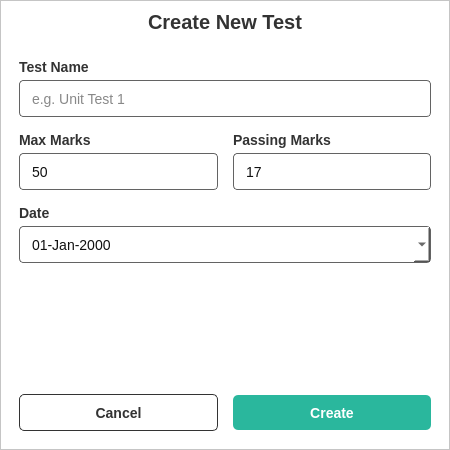
<?xml version="1.0" encoding="UTF-8"?>
<ui version="4.0">
 <class>CreateTestPopup</class>
 <widget class="QDialog" name="CreateTestPopup">
  <property name="geometry">
   <rect>
    <x>0</x>
    <y>0</y>
    <width>450</width>
    <height>450</height>
   </rect>
  </property>
  <property name="windowTitle">
   <string>Create New Test</string>
  </property>
  <property name="styleSheet">
   <string notr="true">background-color: rgb(255, 255, 255);</string>
  </property>
  <layout class="QVBoxLayout" name="verticalLayout">
   <property name="spacing">
    <number>0</number>
   </property>
   <property name="leftMargin">
    <number>0</number>
   </property>
   <property name="topMargin">
    <number>0</number>
   </property>
   <property name="rightMargin">
    <number>0</number>
   </property>
   <property name="bottomMargin">
    <number>0</number>
   </property>
   <item>
    <widget class="QFrame" name="backgroundFrame">
     <property name="styleSheet">
      <string notr="true">#backgroundFrame {
    background-color: white;
}
QLabel {
    color: #333;
    font-family: &quot;Segoe UI&quot;;
    font-size: 14px;
    font-weight: 600;
    border: none; 
}

/* Green Button Style */
QPushButton {
    height: 35px;
    padding: 0 16px;
    background-color: #2ab79d;
    color: white;
    font-family: &quot;Segoe UI&quot;;
    font-size: 14px;
    font-weight: 600;
    border: none;
    border-radius: 5px;
}
QPushButton:hover {
    background-color: #159079;
}
QPushButton:pressed {
    background-color: #044d40;
}
</string>
     </property>
     <property name="frameShape">
      <enum>QFrame::Shape::StyledPanel</enum>
     </property>
     <property name="frameShadow">
      <enum>QFrame::Shadow::Raised</enum>
     </property>
     <layout class="QVBoxLayout" name="verticalLayout_2">
      <item>
       <widget class="QLabel" name="label_title">
        <property name="styleSheet">
         <string notr="true">font-size: 20px; font-weight: bold; margin-bottom: 10px;</string>
        </property>
        <property name="text">
         <string>Create New Test</string>
        </property>
        <property name="alignment">
         <set>Qt::AlignmentFlag::AlignCenter</set>
        </property>
       </widget>
      </item>
      <item>
       <widget class="QWidget" name="widget_inputs" native="true">
        <property name="styleSheet">
         <string notr="true">
/* General Input Style */
QLineEdit, QSpinBox, QDateEdit {
    height: 35px;
    padding: 0 10px;
    font-family: &quot;Segoe UI&quot;;
    font-size: 14px;
    color: #111;
    border: 1px solid rgb(99, 99, 99);
    background: #fff;
    border-radius: 4px;
}
QLineEdit:focus, QSpinBox:focus, QDateEdit:focus {
    border: 1.5px solid #2ab79d;
}

/* --- FIX: Calendar Colors --- */
QCalendarWidget QWidget {
    background-color: white; 
    color: black;
}
QCalendarWidget QAbstractItemView:enabled {
    color: black; 
    background-color: white;
    selection-background-color: #2ab79d; 
    selection-color: white;
}
QCalendarWidget QToolButton {
    color: black;
    icon-size: 25px;
    background-color: white;
}
QCalendarWidget QSpinBox {
    background-color: white;
    color: black;
}
</string>
        </property>
        <layout class="QVBoxLayout" name="verticalLayout_3">
         <property name="spacing">
          <number>15</number>
         </property>
         <item>
          <layout class="QVBoxLayout" name="layout_name">
           <property name="spacing">
            <number>5</number>
           </property>
           <item>
            <widget class="QLabel" name="label_name">
             <property name="text">
              <string>Test Name</string>
             </property>
            </widget>
           </item>
           <item>
            <widget class="QLineEdit" name="input_test_name">
             <property name="placeholderText">
              <string>e.g. Unit Test 1</string>
             </property>
            </widget>
           </item>
          </layout>
         </item>
         <item>
          <layout class="QHBoxLayout" name="horizontalLayout_marks">
           <property name="spacing">
            <number>15</number>
           </property>
           <item>
            <layout class="QVBoxLayout" name="layout_max">
             <property name="spacing">
              <number>5</number>
             </property>
             <item>
              <widget class="QLabel" name="label_max">
               <property name="text">
                <string>Max Marks</string>
               </property>
              </widget>
             </item>
             <item>
              <widget class="QSpinBox" name="input_max_marks">
               <property name="buttonSymbols">
                <enum>QAbstractSpinBox::ButtonSymbols::NoButtons</enum>
               </property>
               <property name="maximum">
                <number>1000</number>
               </property>
               <property name="value">
                <number>50</number>
               </property>
              </widget>
             </item>
            </layout>
           </item>
           <item>
            <layout class="QVBoxLayout" name="layout_pass">
             <property name="spacing">
              <number>5</number>
             </property>
             <item>
              <widget class="QLabel" name="label_pass">
               <property name="text">
                <string>Passing Marks</string>
               </property>
              </widget>
             </item>
             <item>
              <widget class="QSpinBox" name="input_pass_marks">
               <property name="buttonSymbols">
                <enum>QAbstractSpinBox::ButtonSymbols::NoButtons</enum>
               </property>
               <property name="maximum">
                <number>1000</number>
               </property>
               <property name="value">
                <number>17</number>
               </property>
              </widget>
             </item>
            </layout>
           </item>
          </layout>
         </item>
         <item>
          <layout class="QVBoxLayout" name="layout_date">
           <property name="spacing">
            <number>5</number>
           </property>
           <item>
            <widget class="QLabel" name="label_date">
             <property name="text">
              <string>Date</string>
             </property>
            </widget>
           </item>
           <item>
            <widget class="QDateEdit" name="input_date">
             <property name="displayFormat">
              <string>dd-MMM-yyyy</string>
             </property>
             <property name="calendarPopup">
              <bool>true</bool>
             </property>
            </widget>
           </item>
          </layout>
         </item>
        </layout>
       </widget>
      </item>
      <item>
       <spacer name="verticalSpacer">
        <property name="orientation">
         <enum>Qt::Orientation::Vertical</enum>
        </property>
        <property name="sizeHint" stdset="0">
         <size>
          <width>20</width>
          <height>20</height>
         </size>
        </property>
       </spacer>
      </item>
      <item>
       <widget class="QWidget" name="widget_footer" native="true">
        <layout class="QHBoxLayout" name="horizontalLayout_btns">
         <property name="spacing">
          <number>15</number>
         </property>
         <item>
          <widget class="QPushButton" name="btn_cancel">
           <property name="cursor">
            <cursorShape>PointingHandCursor</cursorShape>
           </property>
           <property name="styleSheet">
            <string notr="true">
#btn_cancel {
    background-color: rgb(255, 255, 255);
    color: #333;
    border: 1px solid #333;
}
#btn_cancel:hover {
    background-color: rgba(51, 51, 51, 30);
}
#btn_cancel:pressed {
    background-color: rgba(51, 51, 51, 80);
}
</string>
           </property>
           <property name="text">
            <string>Cancel</string>
           </property>
          </widget>
         </item>
         <item>
          <widget class="QPushButton" name="btn_create">
           <property name="cursor">
            <cursorShape>PointingHandCursor</cursorShape>
           </property>
           <property name="text">
            <string>Create</string>
           </property>
          </widget>
         </item>
        </layout>
       </widget>
      </item>
     </layout>
    </widget>
   </item>
  </layout>
 </widget>
 <resources/>
 <connections/>
</ui>
